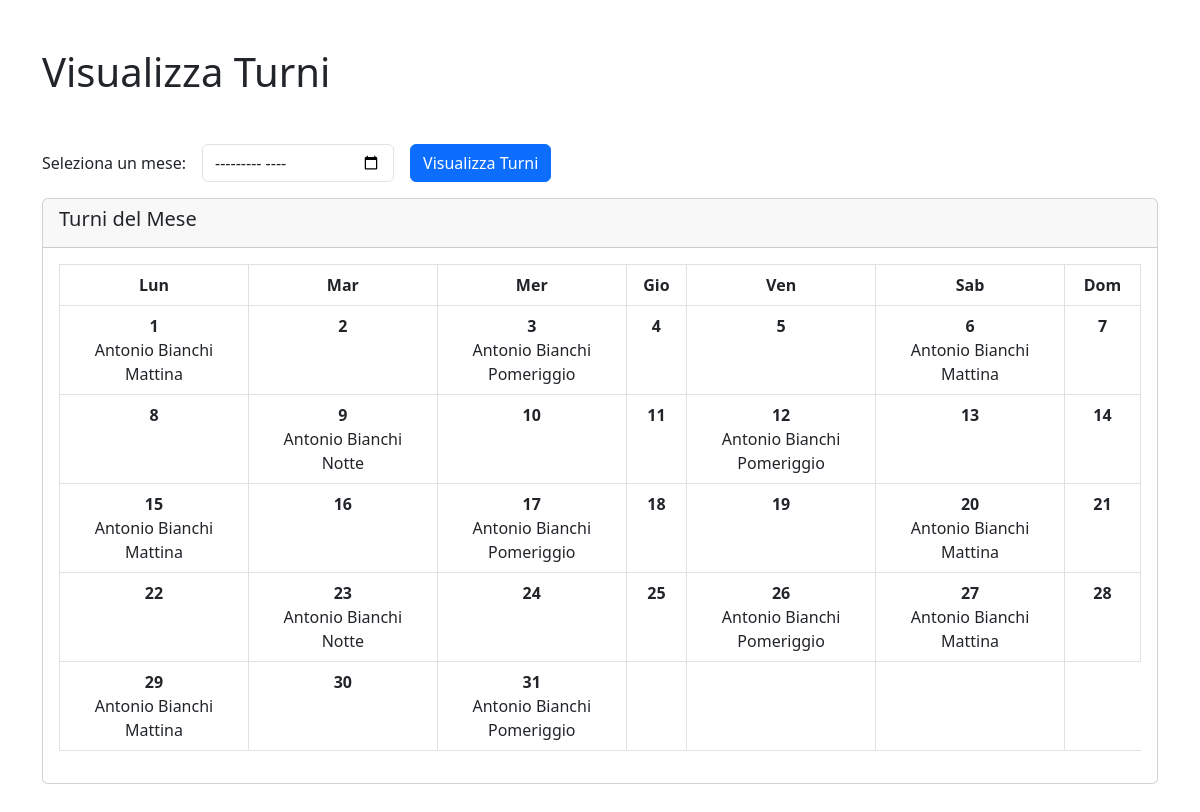
/view/medico/visualizza_turni.php?nBadge=M001, run on the app's committed database.
### tables this page shows
CREATE TABLE `turnomedico` (
  `nBadge` varchar(6) NOT NULL,
  `data` date NOT NULL,
  `tipoTurno` varchar(2) NOT NULL
);

CREATE TABLE `medico` (
  `nBadge` varchar(6) NOT NULL,
  `tipologia` varchar(11) NOT NULL,
  `nome` varchar(20) NOT NULL,
  `cognome` varchar(20) NOT NULL,
  `CF` varchar(16) DEFAULT NULL,
  `emailAziendale` varchar(300) NOT NULL,
  `dataNascita` date NOT NULL,
  `luogoNascita` varchar(20) NOT NULL,
  `recapitoTelefonico` bigint(1) NOT NULL,
  `password` varchar(255) NOT NULL,
  `inizioRapporto` date NOT NULL,
  `fineRapporto` date DEFAULT NULL,
  `idAmministratore` varchar(6) NOT NULL
);

### includes/database.php (called while the page is built, shortened)
<?php
function get_turni_medico($mysqli, $nBadge, $mese) {
    $query = "
        SELECT tm.nBadge, m.nome, m.cognome, tm.data, tm.tipoTurno
        FROM turnomedico tm
        JOIN medico m ON tm.nBadge = m.nBadge
        WHERE tm.nBadge = ? AND MONTH(tm.data) = ?
    ";
    $stmt = mysqli_prepare($mysqli, $query);
    mysqli_stmt_bind_param($stmt, 'ss', $nBadge, $mese);
    mysqli_stmt_execute($stmt);
    $result = mysqli_stmt_get_result($stmt);
    $turni = [];
    while ($row = mysqli_fetch_assoc($result)) {
        $turni[] = $row;
    }
    return $turni;
}

### view/medico/visualizza_turni.php (the view, shortened to what this page needs)
<?php
include_once("../../includes/database.php");
$turni = [];
$nBadge = $_GET['nBadge'];
if ($_SERVER["REQUEST_METHOD"] == "POST") {
    if (isset($_POST['mese'])) {
        $mese = date("m", strtotime($_POST['mese']));
        $anno = date("Y", strtotime($_POST['mese']));
        $turni = get_turni_medico($con, $nBadge, $mese, $anno);
    } else {
        $mese = date("m");
        $anno = date("Y");
        $turni = get_turni_medico($con, $nBadge, $mese, $anno);
    }
} else {
    $mese = date("m");
    $anno = date("Y");
    $turni = get_turni_medico($con, $nBadge, $mese, $anno);
}
function generate_calendar($mese, $anno, $turni) {
    $daysInMonth = date("t", strtotime("$anno-$mese-01"));
    $firstDayOfMonth = date("N", strtotime("$anno-$mese-01"));
    $calendar = '<table class="table table-bordered"><thead><tr>';
    $daysOfWeek = ['Lun', 'Mar', 'Mer', 'Gio', 'Ven', 'Sab', 'Dom'];
    foreach ($daysOfWeek as $day) {
        $calendar .= "<th>$day</th>";
    }
    $calendar .= '</tr></thead><tbody><tr>';
    for ($i = 1; $i < $firstDayOfMonth; $i++) {
        $calendar .= '<td></td>';
    }
    for ($day = 1; $day <= $daysInMonth; $day++) {
        $date = sprintf("%04d-%02d-%02d", $anno, $mese, $day);
        $turniPerGiorno = array_filter($turni, function($turno) use ($date) {
            return $turno['data'] == $date;
        });
        $mattinaTurni = [];
        $pomeriggioTurni = [];
        $notteTurni = [];
        foreach ($turniPerGiorno as $turno) {
            switch ($turno['tipoTurno']) {
                case 'M':
                    $mattinaTurni[] = $turno;
                    break;
                case 'P':
                    $pomeriggioTurni[] = $turno;
                    break;
                case 'N':
                    $notteTurni[] = $turno;
                    break;
            }
        }
        $calendar .= '<td>';
        $calendar .= "<strong>$day</strong><br>";
        foreach ($mattinaTurni as $turno) {
            $calendar .= htmlspecialchars($turno['nome'] . ' ' . $turno['cognome']) . "<br>Mattina<br>";
        }
        foreach ($pomeriggioTurni as $turno) {
            $calendar .= htmlspecialchars($turno['nome'] . ' ' . $turno['cognome']) . "<br>Pomeriggio<br>";
        }
        foreach ($notteTurni as $turno) {
            $calendar .= htmlspecialchars($turno['nome'] . ' ' . $turno['cognome']) . "<br>Notte<br>";
        }
        $calendar .= '</td>';
        if (($day + $firstDayOfMonth - 1) % 7 == 0) {
            $calendar .= '</tr><tr>';
        }
    }
    while (($day + $firstDayOfMonth - 1) % 7 != 0) {
        $calendar .= '<td></td>';
        $day++;
    }
    $calendar .= '</tr></tbody></table>';
    return $calendar;
}
?>
<!DOCTYPE html>
<html lang="en">
<head>
    <link rel="stylesheet" href="../../css/righeTabella.css">
    <link href="https://cdn.jsdelivr.net/npm/bootstrap@5.3.0-alpha1/dist/css/bootstrap.min.css" rel="stylesheet">
</head>
<body>
    <div class="container py-5">
        <h1 class="mb-5">Visualizza Turni</h1>
        <form action="" method="post" class="mb-3">
            <div class="row g-3">
                <div class="col-auto">
                    <label for="mese" class="col-form-label">Seleziona un mese:</label>
                </div>
                <div class="col-auto">
                    <input type="month" id="mese" name="mese" class="form-control">
                </div>
                <div class="col-auto">
                    <button type="submit" class="btn btn-primary">Visualizza Turni</button>
                </div>
            </div>
        </form>
        <div class="card">
            <div class="card-header">
                <h5 class="card-title">Turni del Mese</h5>
            </div>
            <div class="card-body">
                <?php echo generate_calendar($mese, $anno, $turni); ?>
            </div>
        </div>
    </div>
</body>
</html>

### view/medico/visualizza_turni.php (style rules this page uses)
table { width: 100%; border-collapse: collapse; }
th, td { text-align: center; padding: 10px; }
th { background-color: #f8f9fa; }
td { border: 1px solid #dee2e6; vertical-align: top; }

### data on the page
turnomedico: nBadge.cognome "Antonio Bianchi"
turnomedico: nBadge.cognome "Antonio Bianchi"
turnomedico: nBadge.cognome "Antonio Bianchi"
turnomedico: nBadge.cognome "Antonio Bianchi"
turnomedico: nBadge.cognome "Antonio Bianchi"
turnomedico: nBadge.cognome "Antonio Bianchi"
turnomedico: nBadge.cognome "Antonio Bianchi"
turnomedico: nBadge.cognome "Antonio Bianchi"
turnomedico: nBadge.cognome "Antonio Bianchi"
turnomedico: nBadge.cognome "Antonio Bianchi"
turnomedico: nBadge.cognome "Antonio Bianchi"
turnomedico: nBadge.cognome "Antonio Bianchi"
turnomedico: nBadge.cognome "Antonio Bianchi"

### other printed values
$day "Lun"
$day "Mar"
$day "Mer"
$day "Gio"
$day "Ven"
$day "Sab"
$day "Dom"
